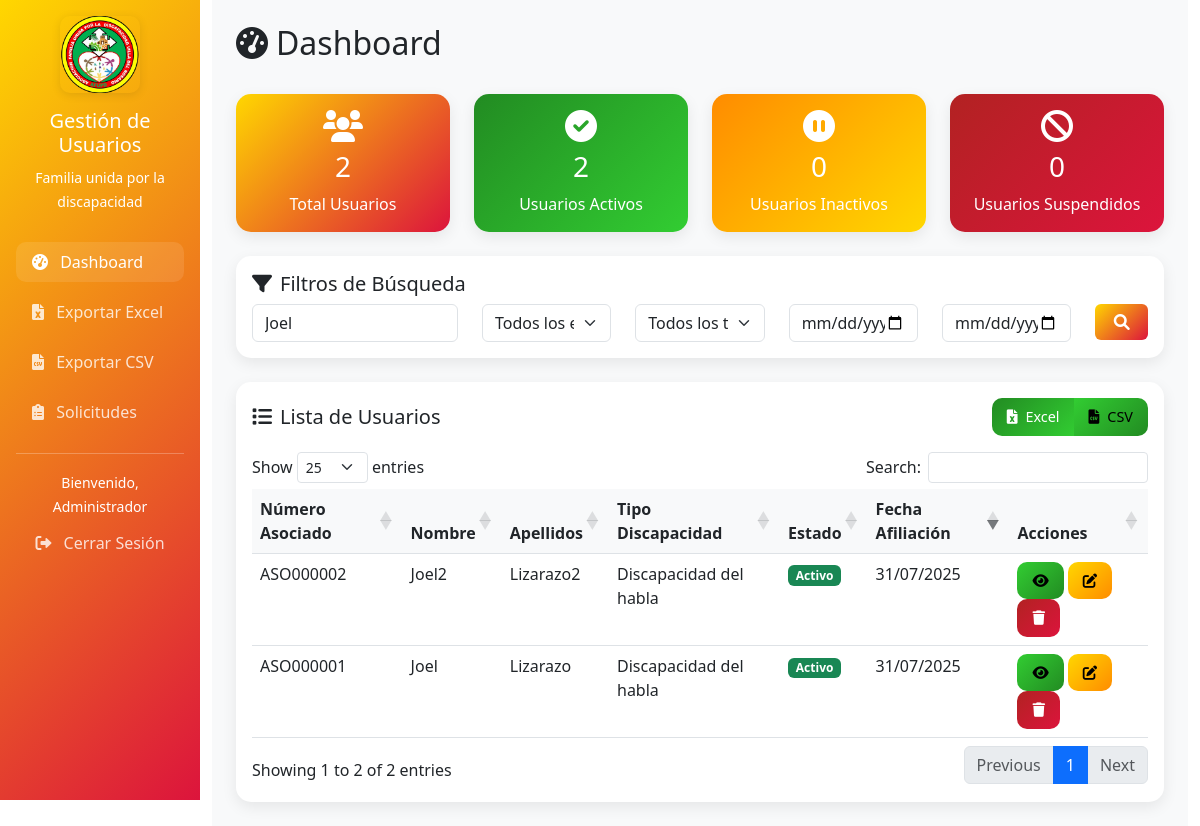
The page /vista/index.php?busqueda=Joel (signed in) on the database its author committed.
### tables this page shows
CREATE TABLE `usuarios` (
  `id` int(11) NOT NULL,
  `numero_asociado` varchar(20) NOT NULL,
  `nombre` varchar(100) NOT NULL,
  `apellidos` varchar(100) NOT NULL,
  `fecha_nacimiento` date NOT NULL,
  `genero` enum('Masculino','Femenino','Otro') NOT NULL,
  `tipo_discapacidad` varchar(100) NOT NULL,
  `porcentaje_discapacidad` int(11) DEFAULT NULL,
  `telefono` varchar(20) DEFAULT NULL,
  `email` varchar(100) DEFAULT NULL,
  `direccion` text DEFAULT NULL,
  `ciudad` varchar(100) DEFAULT NULL,
  `codigo_postal` varchar(10) DEFAULT NULL,
  `fecha_afiliacion` date NOT NULL,
  `estado` enum('Activo','Inactivo','Suspendido') DEFAULT 'Activo',
  `observaciones` text DEFAULT NULL,
  `fecha_registro` timestamp NOT NULL DEFAULT current_timestamp(),
  `fecha_actualizacion` timestamp NOT NULL DEFAULT current_timestamp() ON UPDATE current_timestamp()
);

### vista/index.php (the view, shortened to what the rows shown need)
<?php
require_once '../controlador/AuthController.php';
require_once '../controlador/UsuarioController.php';
$usuarioController = new UsuarioController();
$filtros = [
    'busqueda' => $_GET['busqueda'] ?? '',
    'estado' => $_GET['estado'] ?? '',
    'tipo_discapacidad' => $_GET['tipo_discapacidad'] ?? '',
    'fecha_desde' => $_GET['fecha_desde'] ?? '',
    'fecha_hasta' => $_GET['fecha_hasta'] ?? ''
];
$usuarios = $usuarioController->obtenerUsuarios($filtros);
?>
<!DOCTYPE html>
<html lang="es">
<head>
    <link href="https://cdn.jsdelivr.net/npm/bootstrap@5.3.0/dist/css/bootstrap.min.css" rel="stylesheet">
    <link href="https://cdnjs.cloudflare.com/ajax/libs/font-awesome/6.0.0/css/all.min.css" rel="stylesheet">
    <link href="https://cdn.datatables.net/1.13.0/css/dataTables.bootstrap5.min.css" rel="stylesheet">
</head>
<body>
    <div class="container-fluid">
        <div class="row">
            <div class="col-md-9 col-lg-10">
                <div class="main-content p-4">
                    <div class="d-flex justify-content-between align-items-center mb-4">
                        <h2><i class="fas fa-tachometer-alt me-2"></i>Dashboard</h2>
                    </div>
                    <div class="card">
                        <div class="card-body">
                            <div class="table-responsive">
                                <div class="d-none d-md-block">
                                    <table class="table table-hover" id="tablaUsuarios">
                                    <thead>
                                        <tr>
                                            <th>Número Asociado</th>
                                            <th>Nombre</th>
                                            <th>Apellidos</th>
                                            <th>Tipo Discapacidad</th>
                                            <th>Estado</th>
                                            <th>Fecha Afiliación</th>
                                            <th>Acciones</th>
                                        </tr>
                                    </thead>
                                    <tbody>
                                        <?php foreach ($usuarios as $usuario): ?>
                                            <tr>
                                                <td><?php echo htmlspecialchars($usuario['numero_asociado']); ?></td>
                                                <td><?php echo htmlspecialchars($usuario['nombre']); ?></td>
                                                <td><?php echo htmlspecialchars($usuario['apellidos']); ?></td>
                                                <td><?php echo htmlspecialchars($usuario['tipo_discapacidad']); ?></td>
                                                <td>
                                                    <span class="badge bg-<?php
                                                        echo $usuario['estado'] === 'Activo' ? 'success' :
                                                            ($usuario['estado'] === 'Inactivo' ? 'warning' : 'danger');
                                                    ?>">
                                                        <?php echo htmlspecialchars($usuario['estado']); ?>
                                                    </span>
                                                </td>
                                                <td><?php echo date('d/m/Y', strtotime($usuario['fecha_afiliacion'])); ?></td>
                                                <td>
                                                    <button class="btn btn-sm btn-info btn-action"
                                                            onclick="verUsuario(<?php echo $usuario['id']; ?>)"
                                                            style="background: linear-gradient(135deg, #32CD32 0%, #228B22 100%); border: none;">
                                                        <i class="fas fa-eye"></i>
                                                    </button>
                                                    <button class="btn btn-sm btn-warning btn-action"
                                                            onclick="editarUsuario(<?php echo $usuario['id']; ?>)"
                                                            style="background: linear-gradient(135deg, #FFD700 0%, #FF8C00 100%); border: none;">
                                                        <i class="fas fa-edit"></i>
                                                    </button>
                                                    <button class="btn btn-sm btn-danger btn-action"
                                                            onclick="eliminarUsuario(<?php echo $usuario['id']; ?>, '<?php echo addslashes($usuario['nombre']); ?>', '<?php echo addslashes($usuario['apellidos']); ?>', '<?php echo addslashes($usuario['numero_asociado']); ?>')">
                                                        <i class="fas fa-trash"></i>
                                                    </button>
                                                </td>
                                            </tr>
                                        <?php endforeach; ?>
                                    </tbody>
                                </table>
                                </div>
                            </div>
                        </div>
                    </div>
                </div>
            </div>
        </div>
    </div>
</body>
</html>

### rows shown on the page
usuarios: numero_asociado "ASO000002", nombre "Joel2", apellidos "Lizarazo2", tipo_discapacidad "Discapacidad del habla", estado "Activo", fecha_afiliacion "31/07/2025"
usuarios: numero_asociado "ASO000001", nombre "Joel", apellidos "Lizarazo", tipo_discapacidad "Discapacidad del habla", estado "Activo", fecha_afiliacion "31/07/2025"

### other values the page prints
$admin['nombre'] "Administrador"
$estadisticas['total_usuarios'] "2"
$estadisticas['usuarios_activos'] "2"
$estadisticas['usuarios_inactivos'] "0"
$estadisticas['usuarios_suspendidos'] "0"
